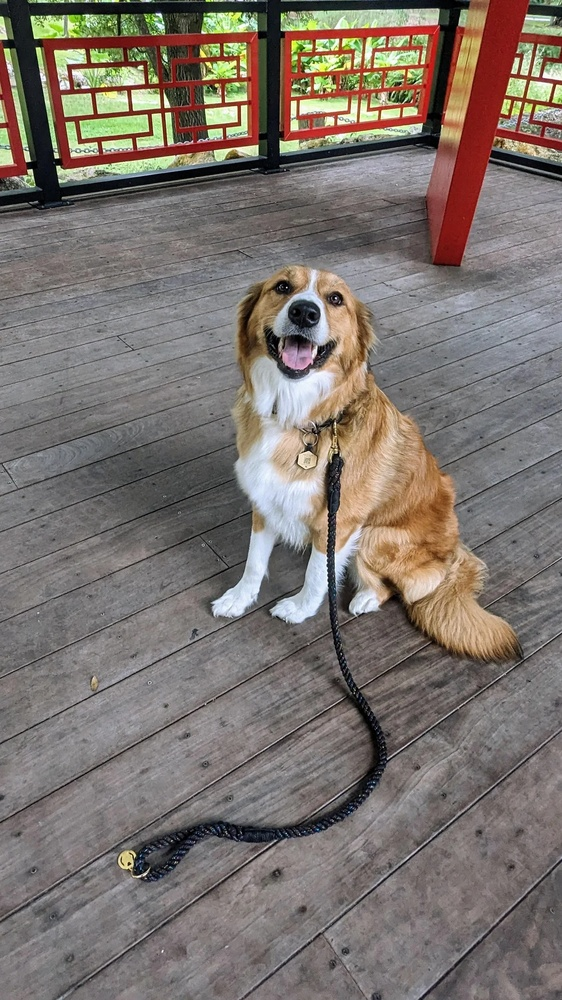
#> input picture image.jpg, 562 x 1000 px, shrunk from 1080 x 1920 before the run
$ python quantizer.py
#> lines starting #> are read from the running program, lines starting #| are printed output that depends on the picture
import numpy as np
from PIL import Image
import random
import math

k = 64
convergence_threshold = 1e-4
max_iterations = 1
converged = False
cluster_indexes = None
counter = 0

def get_colour_count(path):
    image = Image.open(path)
    colour_counts = {}

    pixels = list(image.getdata())

    for pixel in pixels:
        if pixel in colour_counts:
            colour_counts[pixel] += 1
        else:
            colour_counts[pixel] = 1
    print("Amount of colours :" + str(len(colour_counts)))


random.seed(42)
np.random.seed(42)

img = Image.open('image.jpg')
#> img is the input picture: PIL image 562x1000 RGB; mean R, G, B 124.3, 115.6, 109.5
img_array = np.array(img)
img_array = img_array.reshape(-1, 3)

get_colour_count('image.jpg')
#> in get_colour_count, `pixels = list(image.getdata())`: pixels = 562000 items
#> the loop in get_colour_count, `for pixel in pixels:` made 562000 passes
#> pixel on passes 1 to 3: (100, 119, 87), (84, 103, 71), (106, 125, 93)
#> after the loop in get_colour_count, `for pixel in pixels:`: colour_counts = 104178 items
#| Amount of colours :104178

random_centroids = img_array[np.random.choice(img_array.shape[0], k, replace=False)]
#> random_centroids = 64 rows, first 8: [119, 111, 109], [128, 119, 120], [207, 223, 194], [133, 129, 128], [107, 109, 108], [152, 117, 77], [155, 133, 92], [133, 128, 132]

while not converged and counter < max_iterations:
    distances = np.linalg.norm(img_array[:, np.newaxis] - random_centroids, axis=2)

    cluster_indexes = np.argmin(distances, axis=1)

    old_centroids = random_centroids.copy()

    for i in range(k):
        if np.any(cluster_indexes == i):
            random_centroids[i] = img_array[cluster_indexes == i].mean(axis=0)

    converged = np.all(np.linalg.norm(old_centroids - random_centroids, axis=1) < convergence_threshold)

    print(f"Iteration: {counter + 1}")

    counter += 1
#> this loop made 1 pass
#> converged on pass 1: False
#> after the loop, counter = 1; random_centroids = 64 rows, first 8: [121, 112, 110], [130, 121, 120], [224, 232, 234], [135, 130, 129], [109, 111, 112], [169, 133, 87], [185, 156, 114], [134, 130, 132]

quantized_image = random_centroids[cluster_indexes].astype(np.uint8)
quantized_image = quantized_image.reshape(img.size[1], img.size[0], 3)
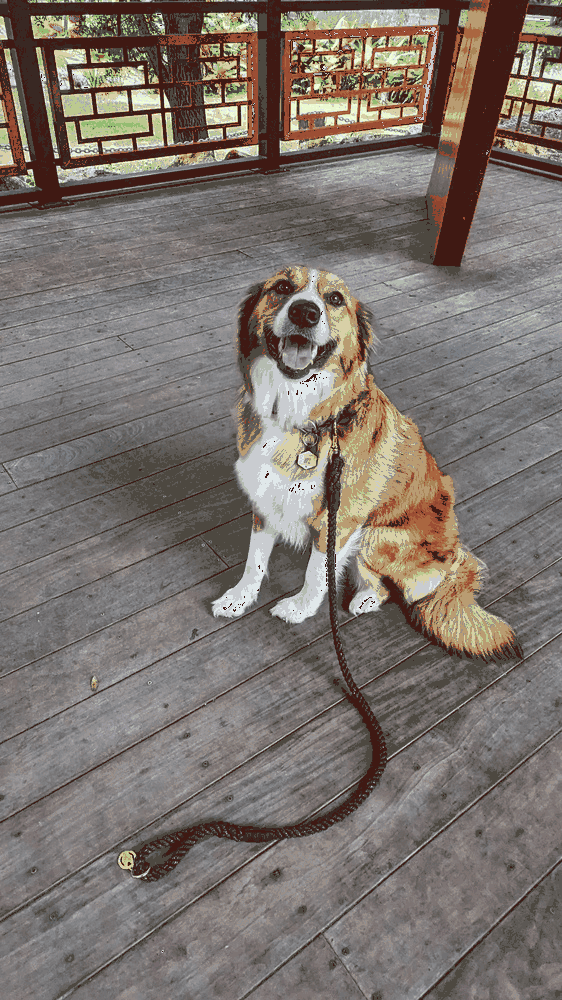
#> quantized_image: shape (1000, 562, 3); mean R, G, B 123.8, 115, 109


Image.fromarray(quantized_image).save("quantized_image.png", format="PNG")

print("Success: Output file generated!")

# Verify color count in quantized image
get_colour_count('quantized_image.png')
#> the loop in get_colour_count (call 2), `for pixel in pixels:` made 562000 passes
#> pixel on passes 1 to 3: (99, 94, 90), (77, 72, 64), (102, 98, 94)
#| Amount of colours :63
